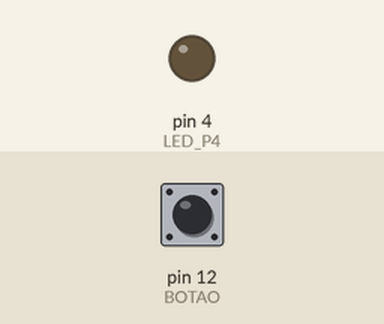
This sketch was run on a simulated Arduino Uno, built with avr-gcc and run on an emulated ATmega328P. Shown: output pins drawn as LEDs (lit = HIGH). Inputs (shaded band) come from the test bench; at power-on: pin 12 (BOTAO) LOW.

Above: at 1.2 s.
1.3 s: pin 12 (BOTAO) pulled HIGH for 0.15 s
At 1.37 s:
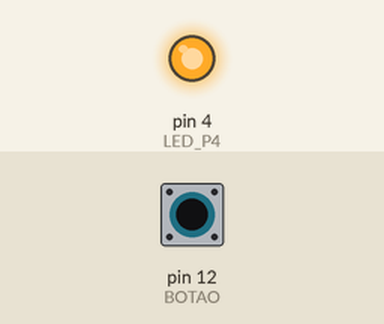
2.9 s: pin 12 (BOTAO) pulled HIGH for 3.2 s
At 7.4 s:
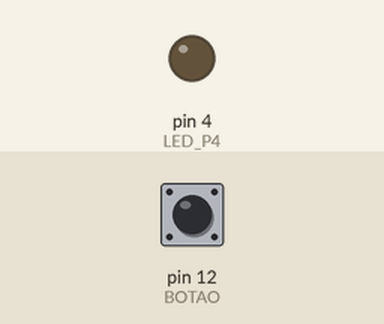
Timing chart, 0 to 8.9 s (numbered marks = the images above; inputs shaded):
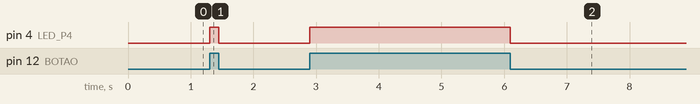

The sketch:

led-e-botao.ino
```cpp
/*

	Projeto de ligar uma LED qualquer,
  a partir do sinal de um botão.

  Simula um circuito digital com
  uma variável que liga a LED quando
  o sinal é 1 (Verdade).

  Feito por: Rafael Varela

*/

const int LED_P4 = 4;
const int BOTAO = 12;
int valorBotao;

void setup()
{
  pinMode(LED_P4, OUTPUT);
  pinMode(BOTAO, INPUT);
}

void loop()
{
  valorBotao = digitalRead(BOTAO);
  digitalWrite(LED_P4, valorBotao);
}
```

Measured:
- after the input at 1.3 s, pin 4 (LED_P4): LOW → HIGH at once, → LOW 0.15 s later
- after the input at 2.9 s, pin 4 (LED_P4): LOW → HIGH at once, → LOW 3.2 s later
